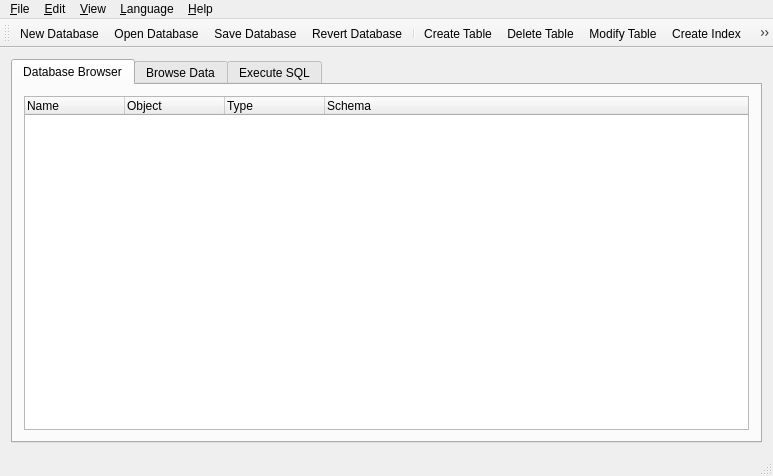
<?xml version="1.0" encoding="UTF-8"?>
<ui version="4.0">
 <class>MainWindow</class>
 <widget class="QMainWindow" name="MainWindow">
  <property name="geometry">
   <rect>
    <x>0</x>
    <y>0</y>
    <width>773</width>
    <height>476</height>
   </rect>
  </property>
  <property name="windowTitle">
   <string>MainWindow</string>
  </property>
  <property name="windowIcon">
   <iconset resource="resources.qrc">
    <normaloff>:/images/128.png</normaloff>:/images/128.png</iconset>
  </property>
  <widget class="QWidget" name="centralWidget">
   <layout class="QVBoxLayout" name="verticalLayout">
    <item>
     <widget class="QTabWidget" name="tabWidget">
      <property name="currentIndex">
       <number>0</number>
      </property>
      <widget class="QWidget" name="databaseTab">
       <attribute name="title">
        <string>Database Browser</string>
       </attribute>
       <layout class="QVBoxLayout" name="verticalLayout_3">
        <item>
         <widget class="QTreeWidget" name="lstStructure">
          <property name="alternatingRowColors">
           <bool>true</bool>
          </property>
          <column>
           <property name="text">
            <string>Name</string>
           </property>
          </column>
          <column>
           <property name="text">
            <string>Object</string>
           </property>
          </column>
          <column>
           <property name="text">
            <string>Type</string>
           </property>
          </column>
          <column>
           <property name="text">
            <string>Schema</string>
           </property>
          </column>
         </widget>
        </item>
       </layout>
      </widget>
      <widget class="QWidget" name="tableTab">
       <attribute name="title">
        <string>Browse Data</string>
       </attribute>
       <layout class="QVBoxLayout" name="verticalLayout_4">
        <property name="margin">
         <number>6</number>
        </property>
        <item>
         <layout class="QHBoxLayout" name="horizontalLayout">
          <item>
           <widget class="QLabel" name="label">
            <property name="text">
             <string>Select Table:</string>
            </property>
           </widget>
          </item>
          <item>
           <widget class="QComboBox" name="cboTables">
            <property name="sizePolicy">
             <sizepolicy hsizetype="Preferred" vsizetype="Fixed">
              <horstretch>0</horstretch>
              <verstretch>0</verstretch>
             </sizepolicy>
            </property>
            <property name="minimumSize">
             <size>
              <width>193</width>
              <height>0</height>
             </size>
            </property>
           </widget>
          </item>
          <item>
           <spacer name="horizontalSpacer">
            <property name="orientation">
             <enum>Qt::Horizontal</enum>
            </property>
            <property name="sizeHint" stdset="0">
             <size>
              <width>40</width>
              <height>20</height>
             </size>
            </property>
           </spacer>
          </item>
         </layout>
        </item>
        <item>
         <layout class="QHBoxLayout" name="horizontalLayout_2">
          <item>
           <widget class="QPushButton" name="cmdRefresh">
            <property name="text">
             <string>Refresh</string>
            </property>
            <property name="icon">
             <iconset resource="resources.qrc">
              <normaloff>:/images/table_refresh.png</normaloff>:/images/table_refresh.png</iconset>
            </property>
           </widget>
          </item>
          <item>
           <widget class="QPushButton" name="cmdNewRecord">
            <property name="text">
             <string>New Record</string>
            </property>
            <property name="icon">
             <iconset resource="resources.qrc">
              <normaloff>:/images/table_row_insert.png</normaloff>:/images/table_row_insert.png</iconset>
            </property>
           </widget>
          </item>
          <item>
           <widget class="QPushButton" name="cmdDeleteRecord">
            <property name="text">
             <string>Delete Record</string>
            </property>
            <property name="icon">
             <iconset resource="resources.qrc">
              <normaloff>:/images/table_row_delete.png</normaloff>:/images/table_row_delete.png</iconset>
            </property>
           </widget>
          </item>
          <item>
           <widget class="QPushButton" name="cmdSaveChanges">
            <property name="text">
             <string>Save Changes</string>
            </property>
            <property name="icon">
             <iconset resource="resources.qrc">
              <normaloff>:/images/table_save.png</normaloff>:/images/table_save.png</iconset>
            </property>
           </widget>
          </item>
          <item>
           <spacer name="horizontalSpacer_2">
            <property name="orientation">
             <enum>Qt::Horizontal</enum>
            </property>
            <property name="sizeHint" stdset="0">
             <size>
              <width>40</width>
              <height>20</height>
             </size>
            </property>
           </spacer>
          </item>
          <item>
           <widget class="QLabel" name="label_2">
            <property name="text">
             <string>Search:</string>
            </property>
           </widget>
          </item>
          <item>
           <widget class="QLineEdit" name="txtSearch"/>
          </item>
          <item>
           <widget class="QPushButton" name="cmdSearch">
            <property name="text">
             <string/>
            </property>
            <property name="icon">
             <iconset resource="resources.qrc">
              <normaloff>:/images/searchfind.png</normaloff>:/images/searchfind.png</iconset>
            </property>
           </widget>
          </item>
          <item>
           <widget class="QPushButton" name="cmdAdvancedSearch">
            <property name="text">
             <string>Advanced Search</string>
            </property>
            <property name="icon">
             <iconset resource="resources.qrc">
              <normaloff>:/images/searchfind.png</normaloff>:/images/searchfind.png</iconset>
            </property>
           </widget>
          </item>
         </layout>
        </item>
        <item>
         <widget class="QTableView" name="tblData">
          <property name="alternatingRowColors">
           <bool>true</bool>
          </property>
          <property name="selectionBehavior">
           <enum>QAbstractItemView::SelectItems</enum>
          </property>
          <property name="sortingEnabled">
           <bool>true</bool>
          </property>
          <property name="wordWrap">
           <bool>false</bool>
          </property>
         </widget>
        </item>
       </layout>
      </widget>
      <widget class="QWidget" name="queryTab">
       <attribute name="title">
        <string>Execute SQL</string>
       </attribute>
       <layout class="QVBoxLayout" name="verticalLayout_5">
        <item>
         <widget class="QLabel" name="label_3">
          <property name="text">
           <string>Query:</string>
          </property>
         </widget>
        </item>
        <item>
         <widget class="QSplitter" name="splitter">
          <property name="orientation">
           <enum>Qt::Vertical</enum>
          </property>
          <widget class="QTextEdit" name="txtQuery">
           <property name="sizePolicy">
            <sizepolicy hsizetype="Expanding" vsizetype="Preferred">
             <horstretch>0</horstretch>
             <verstretch>0</verstretch>
            </sizepolicy>
           </property>
           <property name="maximumSize">
            <size>
             <width>16777215</width>
             <height>16777215</height>
            </size>
           </property>
          </widget>
          <widget class="QWidget" name="layoutWidget">
           <layout class="QVBoxLayout" name="verticalLayout_2">
            <item>
             <layout class="QHBoxLayout" name="horizontalLayout_3">
              <item>
               <widget class="QPushButton" name="cmdExecuteQuery">
                <property name="text">
                 <string>Execute Query</string>
                </property>
               </widget>
              </item>
              <item>
               <spacer name="horizontalSpacer_3">
                <property name="orientation">
                 <enum>Qt::Horizontal</enum>
                </property>
                <property name="sizeHint" stdset="0">
                 <size>
                  <width>40</width>
                  <height>20</height>
                 </size>
                </property>
               </spacer>
              </item>
             </layout>
            </item>
            <item>
             <widget class="QLabel" name="label_4">
              <property name="text">
               <string>Error message from database engine:</string>
              </property>
             </widget>
            </item>
            <item>
             <widget class="QLineEdit" name="txtQueryError">
              <property name="readOnly">
               <bool>true</bool>
              </property>
             </widget>
            </item>
            <item>
             <widget class="QTableView" name="tblQueryResult">
              <property name="sizePolicy">
               <sizepolicy hsizetype="Expanding" vsizetype="Expanding">
                <horstretch>0</horstretch>
                <verstretch>0</verstretch>
               </sizepolicy>
              </property>
             </widget>
            </item>
           </layout>
          </widget>
         </widget>
        </item>
       </layout>
      </widget>
     </widget>
    </item>
   </layout>
  </widget>
  <widget class="QMenuBar" name="menuBar">
   <property name="geometry">
    <rect>
     <x>0</x>
     <y>0</y>
     <width>773</width>
     <height>23</height>
    </rect>
   </property>
   <widget class="QMenu" name="menuFile">
    <property name="title">
     <string>&amp;File</string>
    </property>
    <widget class="QMenu" name="menuImport">
     <property name="title">
      <string>Import</string>
     </property>
     <addaction name="actionDatabase_From_SQL_File"/>
     <addaction name="actionTable_From_CSV_File"/>
    </widget>
    <widget class="QMenu" name="menuExport">
     <property name="title">
      <string>Export</string>
     </property>
     <addaction name="actionDatabse_As_SQL_File"/>
     <addaction name="actionTable_as_CSV_File"/>
    </widget>
    <addaction name="actionNew_Database"/>
    <addaction name="actionOpen_Database"/>
    <addaction name="actionClose_Database"/>
    <addaction name="separator"/>
    <addaction name="actionSave_Database"/>
    <addaction name="actionRevert_Database"/>
    <addaction name="actionCompact_Database"/>
    <addaction name="separator"/>
    <addaction name="menuImport"/>
    <addaction name="menuExport"/>
    <addaction name="separator"/>
    <addaction name="actionExit"/>
   </widget>
   <widget class="QMenu" name="menuEdit">
    <property name="title">
     <string>&amp;Edit</string>
    </property>
    <addaction name="actionCreate_Table"/>
    <addaction name="actionDelete_Table"/>
    <addaction name="actionModify_Table"/>
    <addaction name="separator"/>
    <addaction name="actionCreate_View"/>
    <addaction name="actionDelete_View"/>
    <addaction name="actionModify_View"/>
    <addaction name="separator"/>
    <addaction name="actionCreate_Index"/>
    <addaction name="actionDelete_Index"/>
    <addaction name="separator"/>
    <addaction name="actionPreferences"/>
   </widget>
   <widget class="QMenu" name="menuView">
    <property name="title">
     <string>&amp;View</string>
    </property>
    <addaction name="actionSQL_Log"/>
    <addaction name="actionRefresh"/>
   </widget>
   <widget class="QMenu" name="menuHelp">
    <property name="title">
     <string>&amp;Help</string>
    </property>
    <addaction name="actionAbout"/>
   </widget>
   <widget class="QMenu" name="menuLanguage">
    <property name="title">
     <string>&amp;Language</string>
    </property>
   </widget>
   <addaction name="menuFile"/>
   <addaction name="menuEdit"/>
   <addaction name="menuView"/>
   <addaction name="menuLanguage"/>
   <addaction name="menuHelp"/>
  </widget>
  <widget class="QToolBar" name="mainToolBar">
   <property name="windowTitle">
    <string>Main Tool Bar</string>
   </property>
   <attribute name="toolBarArea">
    <enum>TopToolBarArea</enum>
   </attribute>
   <attribute name="toolBarBreak">
    <bool>false</bool>
   </attribute>
   <addaction name="actionNew_Database"/>
   <addaction name="actionOpen_Database"/>
   <addaction name="actionSave_Database"/>
   <addaction name="actionRevert_Database"/>
   <addaction name="separator"/>
   <addaction name="actionCreate_Table"/>
   <addaction name="actionDelete_Table"/>
   <addaction name="actionModify_Table"/>
   <addaction name="actionCreate_Index"/>
   <addaction name="actionDelete_Index"/>
   <addaction name="separator"/>
   <addaction name="actionSQL_Log"/>
  </widget>
  <widget class="QStatusBar" name="statusBar"/>
  <action name="actionNew_Database">
   <property name="icon">
    <iconset resource="resources.qrc">
     <normaloff>:/images/new.png</normaloff>:/images/new.png</iconset>
   </property>
   <property name="text">
    <string>New Database</string>
   </property>
   <property name="toolTip">
    <string>Creates a new SQLite Database file</string>
   </property>
   <property name="shortcut">
    <string>Ctrl+N</string>
   </property>
  </action>
  <action name="actionOpen_Database">
   <property name="icon">
    <iconset resource="resources.qrc">
     <normaloff>:/images/open.png</normaloff>:/images/open.png</iconset>
   </property>
   <property name="text">
    <string>Open Database</string>
   </property>
   <property name="toolTip">
    <string>Opens an existing SQLite Database file</string>
   </property>
   <property name="shortcut">
    <string>Ctrl+O</string>
   </property>
  </action>
  <action name="actionClose_Database">
   <property name="text">
    <string>Close Database</string>
   </property>
   <property name="toolTip">
    <string>Closes the current Database</string>
   </property>
  </action>
  <action name="actionSave_Database">
   <property name="icon">
    <iconset resource="resources.qrc">
     <normaloff>:/images/save.png</normaloff>:/images/save.png</iconset>
   </property>
   <property name="text">
    <string>Save Database</string>
   </property>
   <property name="toolTip">
    <string>Saves changes made to the Database</string>
   </property>
   <property name="shortcut">
    <string>Ctrl+S</string>
   </property>
  </action>
  <action name="actionRevert_Database">
   <property name="icon">
    <iconset resource="resources.qrc">
     <normaloff>:/images/revert.png</normaloff>:/images/revert.png</iconset>
   </property>
   <property name="text">
    <string>Revert Database</string>
   </property>
  </action>
  <action name="actionCompact_Database">
   <property name="text">
    <string>Compact Database</string>
   </property>
  </action>
  <action name="actionDatabase_From_SQL_File">
   <property name="text">
    <string>Database From SQL File</string>
   </property>
  </action>
  <action name="actionTable_From_CSV_File">
   <property name="text">
    <string>Table From CSV File</string>
   </property>
  </action>
  <action name="actionDatabse_As_SQL_File">
   <property name="text">
    <string>Databse As SQL File</string>
   </property>
  </action>
  <action name="actionTable_as_CSV_File">
   <property name="text">
    <string>Table as CSV File</string>
   </property>
  </action>
  <action name="actionExit">
   <property name="text">
    <string>Exit</string>
   </property>
   <property name="shortcut">
    <string>Ctrl+Q</string>
   </property>
  </action>
  <action name="actionCreate_Table">
   <property name="icon">
    <iconset resource="resources.qrc">
     <normaloff>:/images/create_table.png</normaloff>:/images/create_table.png</iconset>
   </property>
   <property name="text">
    <string>Create Table</string>
   </property>
   <property name="shortcut">
    <string>Ctrl+T</string>
   </property>
  </action>
  <action name="actionDelete_Table">
   <property name="icon">
    <iconset resource="resources.qrc">
     <normaloff>:/images/delete_table.png</normaloff>:/images/delete_table.png</iconset>
   </property>
   <property name="text">
    <string>Delete Table</string>
   </property>
  </action>
  <action name="actionModify_Table">
   <property name="icon">
    <iconset resource="resources.qrc">
     <normaloff>:/images/modify_table.png</normaloff>:/images/modify_table.png</iconset>
   </property>
   <property name="text">
    <string>Modify Table</string>
   </property>
  </action>
  <action name="actionCreate_Index">
   <property name="icon">
    <iconset resource="resources.qrc">
     <normaloff>:/images/create_index.png</normaloff>:/images/create_index.png</iconset>
   </property>
   <property name="text">
    <string>Create Index</string>
   </property>
   <property name="shortcut">
    <string>Ctrl+I</string>
   </property>
  </action>
  <action name="actionDelete_Index">
   <property name="icon">
    <iconset resource="resources.qrc">
     <normaloff>:/images/delete_index.png</normaloff>:/images/delete_index.png</iconset>
   </property>
   <property name="text">
    <string>Delete Index</string>
   </property>
  </action>
  <action name="actionPreferences">
   <property name="text">
    <string>Preferences</string>
   </property>
  </action>
  <action name="actionSQL_Log">
   <property name="checkable">
    <bool>true</bool>
   </property>
   <property name="icon">
    <iconset resource="resources.qrc">
     <normaloff>:/images/log.png</normaloff>:/images/log.png</iconset>
   </property>
   <property name="text">
    <string>SQL Log</string>
   </property>
  </action>
  <action name="actionAbout">
   <property name="text">
    <string>About</string>
   </property>
  </action>
  <action name="actionEnglish">
   <property name="checkable">
    <bool>true</bool>
   </property>
   <property name="checked">
    <bool>true</bool>
   </property>
   <property name="text">
    <string>English</string>
   </property>
  </action>
  <action name="actionRefresh">
   <property name="icon">
    <iconset resource="resources.qrc">
     <normaloff>:/images/table_refresh.png</normaloff>:/images/table_refresh.png</iconset>
   </property>
   <property name="text">
    <string>Refresh Database Browser</string>
   </property>
   <property name="toolTip">
    <string>Refresh Database Browser</string>
   </property>
   <property name="shortcut">
    <string>Ctrl+R</string>
   </property>
  </action>
  <action name="actionCreate_View">
   <property name="text">
    <string>Create View</string>
   </property>
  </action>
  <action name="actionModify_View">
   <property name="text">
    <string>Modify View</string>
   </property>
  </action>
  <action name="actionDelete_View">
   <property name="text">
    <string>Delete View</string>
   </property>
  </action>
 </widget>
 <layoutdefault spacing="6" margin="11"/>
 <resources>
  <include location="resources.qrc"/>
 </resources>
 <connections/>
</ui>
